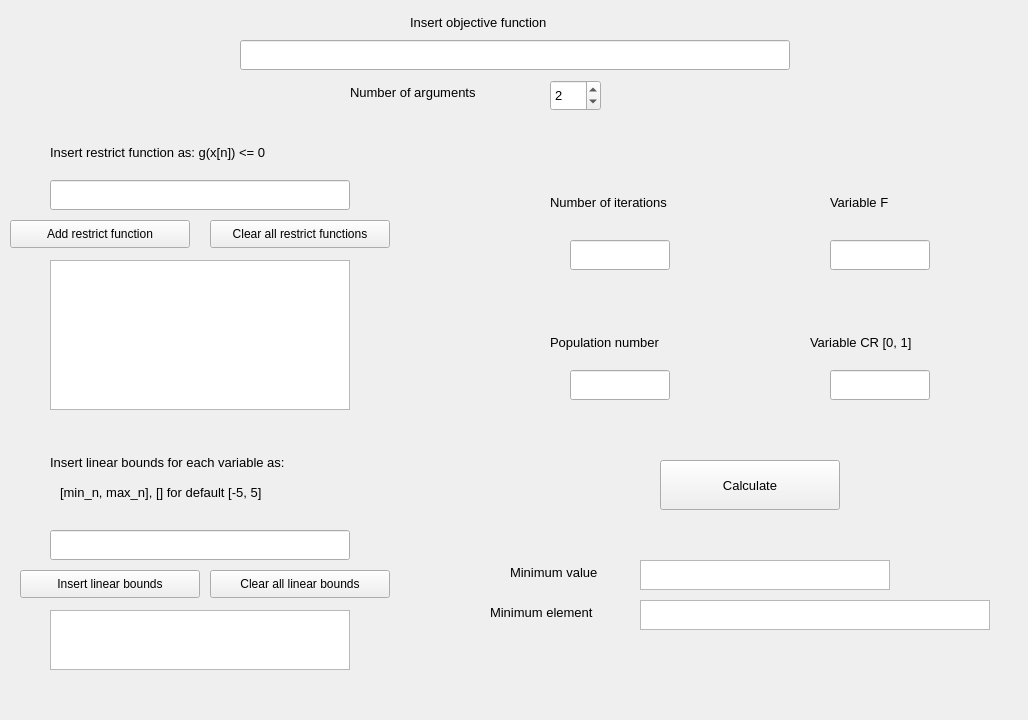
<?xml version="1.0" encoding="UTF-8"?>
<ui version="4.0">
 <class>Form</class>
 <widget class="QWidget" name="Form">
  <property name="geometry">
   <rect>
    <x>0</x>
    <y>0</y>
    <width>1028</width>
    <height>720</height>
   </rect>
  </property>
  <property name="windowTitle">
   <string>Form</string>
  </property>
  <widget class="QPushButton" name="clear_restrict_functions">
   <property name="geometry">
    <rect>
     <x>210</x>
     <y>220</y>
     <width>180</width>
     <height>28</height>
    </rect>
   </property>
   <property name="minimumSize">
    <size>
     <width>180</width>
     <height>0</height>
    </size>
   </property>
   <property name="maximumSize">
    <size>
     <width>180</width>
     <height>16777215</height>
    </size>
   </property>
   <property name="text">
    <string>Clear all restrict functions</string>
   </property>
  </widget>
  <widget class="QLineEdit" name="line_insert_objective_function">
   <property name="geometry">
    <rect>
     <x>240</x>
     <y>40</y>
     <width>550</width>
     <height>30</height>
    </rect>
   </property>
   <property name="minimumSize">
    <size>
     <width>550</width>
     <height>30</height>
    </size>
   </property>
   <property name="maximumSize">
    <size>
     <width>550</width>
     <height>30</height>
    </size>
   </property>
  </widget>
  <widget class="QLabel" name="label_3">
   <property name="geometry">
    <rect>
     <x>50</x>
     <y>140</y>
     <width>300</width>
     <height>25</height>
    </rect>
   </property>
   <property name="minimumSize">
    <size>
     <width>300</width>
     <height>25</height>
    </size>
   </property>
   <property name="maximumSize">
    <size>
     <width>300</width>
     <height>25</height>
    </size>
   </property>
   <property name="font">
    <font>
     <pointsize>10</pointsize>
    </font>
   </property>
   <property name="text">
    <string>Insert restrict function as:  g(x[n]) &lt;= 0</string>
   </property>
  </widget>
  <widget class="QLineEdit" name="line_insert_restrict_function">
   <property name="geometry">
    <rect>
     <x>50</x>
     <y>180</y>
     <width>300</width>
     <height>30</height>
    </rect>
   </property>
   <property name="minimumSize">
    <size>
     <width>300</width>
     <height>30</height>
    </size>
   </property>
   <property name="maximumSize">
    <size>
     <width>300</width>
     <height>30</height>
    </size>
   </property>
  </widget>
  <widget class="QPushButton" name="add_restrict_function">
   <property name="geometry">
    <rect>
     <x>10</x>
     <y>220</y>
     <width>180</width>
     <height>28</height>
    </rect>
   </property>
   <property name="minimumSize">
    <size>
     <width>180</width>
     <height>0</height>
    </size>
   </property>
   <property name="maximumSize">
    <size>
     <width>180</width>
     <height>16777215</height>
    </size>
   </property>
   <property name="text">
    <string>Add restrict function</string>
   </property>
  </widget>
  <widget class="QTextEdit" name="all_restrict_functions">
   <property name="geometry">
    <rect>
     <x>50</x>
     <y>260</y>
     <width>300</width>
     <height>150</height>
    </rect>
   </property>
   <property name="minimumSize">
    <size>
     <width>300</width>
     <height>150</height>
    </size>
   </property>
   <property name="maximumSize">
    <size>
     <width>300</width>
     <height>150</height>
    </size>
   </property>
  </widget>
  <widget class="QTextEdit" name="all_linear_bounds">
   <property name="geometry">
    <rect>
     <x>50</x>
     <y>610</y>
     <width>300</width>
     <height>60</height>
    </rect>
   </property>
   <property name="minimumSize">
    <size>
     <width>300</width>
     <height>60</height>
    </size>
   </property>
   <property name="maximumSize">
    <size>
     <width>300</width>
     <height>60</height>
    </size>
   </property>
  </widget>
  <widget class="QPushButton" name="insert_linear_bounds">
   <property name="geometry">
    <rect>
     <x>20</x>
     <y>570</y>
     <width>180</width>
     <height>28</height>
    </rect>
   </property>
   <property name="minimumSize">
    <size>
     <width>180</width>
     <height>0</height>
    </size>
   </property>
   <property name="maximumSize">
    <size>
     <width>180</width>
     <height>16777215</height>
    </size>
   </property>
   <property name="text">
    <string>Insert linear bounds</string>
   </property>
  </widget>
  <widget class="QLineEdit" name="line_insert_linear_bounds">
   <property name="geometry">
    <rect>
     <x>50</x>
     <y>530</y>
     <width>300</width>
     <height>30</height>
    </rect>
   </property>
   <property name="minimumSize">
    <size>
     <width>300</width>
     <height>30</height>
    </size>
   </property>
   <property name="maximumSize">
    <size>
     <width>300</width>
     <height>30</height>
    </size>
   </property>
  </widget>
  <widget class="QLabel" name="label_4">
   <property name="geometry">
    <rect>
     <x>60</x>
     <y>480</y>
     <width>280</width>
     <height>25</height>
    </rect>
   </property>
   <property name="minimumSize">
    <size>
     <width>280</width>
     <height>25</height>
    </size>
   </property>
   <property name="maximumSize">
    <size>
     <width>280</width>
     <height>25</height>
    </size>
   </property>
   <property name="font">
    <font>
     <pointsize>10</pointsize>
    </font>
   </property>
   <property name="text">
    <string>[min_n, max_n], [] for default [-5, 5]</string>
   </property>
  </widget>
  <widget class="QLabel" name="label_2">
   <property name="geometry">
    <rect>
     <x>50</x>
     <y>450</y>
     <width>310</width>
     <height>25</height>
    </rect>
   </property>
   <property name="minimumSize">
    <size>
     <width>310</width>
     <height>25</height>
    </size>
   </property>
   <property name="maximumSize">
    <size>
     <width>310</width>
     <height>25</height>
    </size>
   </property>
   <property name="font">
    <font>
     <pointsize>10</pointsize>
    </font>
   </property>
   <property name="text">
    <string>Insert linear bounds for each variable as:</string>
   </property>
  </widget>
  <widget class="QLabel" name="label_5">
   <property name="geometry">
    <rect>
     <x>410</x>
     <y>10</y>
     <width>180</width>
     <height>25</height>
    </rect>
   </property>
   <property name="minimumSize">
    <size>
     <width>180</width>
     <height>25</height>
    </size>
   </property>
   <property name="maximumSize">
    <size>
     <width>180</width>
     <height>25</height>
    </size>
   </property>
   <property name="font">
    <font>
     <pointsize>10</pointsize>
    </font>
   </property>
   <property name="text">
    <string>Insert objective function</string>
   </property>
  </widget>
  <widget class="QPushButton" name="clear_linear_bounds">
   <property name="geometry">
    <rect>
     <x>210</x>
     <y>570</y>
     <width>180</width>
     <height>28</height>
    </rect>
   </property>
   <property name="minimumSize">
    <size>
     <width>180</width>
     <height>0</height>
    </size>
   </property>
   <property name="maximumSize">
    <size>
     <width>180</width>
     <height>16777215</height>
    </size>
   </property>
   <property name="text">
    <string>Clear all linear bounds</string>
   </property>
  </widget>
  <widget class="QLabel" name="label_6">
   <property name="geometry">
    <rect>
     <x>550</x>
     <y>190</y>
     <width>160</width>
     <height>25</height>
    </rect>
   </property>
   <property name="minimumSize">
    <size>
     <width>160</width>
     <height>25</height>
    </size>
   </property>
   <property name="maximumSize">
    <size>
     <width>160</width>
     <height>25</height>
    </size>
   </property>
   <property name="font">
    <font>
     <pointsize>10</pointsize>
    </font>
   </property>
   <property name="text">
    <string>Number of iterations</string>
   </property>
  </widget>
  <widget class="QLabel" name="label_7">
   <property name="geometry">
    <rect>
     <x>830</x>
     <y>190</y>
     <width>80</width>
     <height>25</height>
    </rect>
   </property>
   <property name="minimumSize">
    <size>
     <width>80</width>
     <height>25</height>
    </size>
   </property>
   <property name="maximumSize">
    <size>
     <width>80</width>
     <height>25</height>
    </size>
   </property>
   <property name="font">
    <font>
     <pointsize>10</pointsize>
    </font>
   </property>
   <property name="text">
    <string>Variable F</string>
   </property>
  </widget>
  <widget class="QLabel" name="label_8">
   <property name="geometry">
    <rect>
     <x>810</x>
     <y>330</y>
     <width>140</width>
     <height>25</height>
    </rect>
   </property>
   <property name="minimumSize">
    <size>
     <width>140</width>
     <height>25</height>
    </size>
   </property>
   <property name="maximumSize">
    <size>
     <width>140</width>
     <height>25</height>
    </size>
   </property>
   <property name="font">
    <font>
     <pointsize>10</pointsize>
    </font>
   </property>
   <property name="text">
    <string>Variable CR [0, 1]</string>
   </property>
  </widget>
  <widget class="QLineEdit" name="CR_var">
   <property name="geometry">
    <rect>
     <x>830</x>
     <y>370</y>
     <width>100</width>
     <height>30</height>
    </rect>
   </property>
   <property name="minimumSize">
    <size>
     <width>100</width>
     <height>30</height>
    </size>
   </property>
   <property name="maximumSize">
    <size>
     <width>100</width>
     <height>30</height>
    </size>
   </property>
  </widget>
  <widget class="QLabel" name="label_9">
   <property name="geometry">
    <rect>
     <x>550</x>
     <y>330</y>
     <width>160</width>
     <height>25</height>
    </rect>
   </property>
   <property name="minimumSize">
    <size>
     <width>160</width>
     <height>25</height>
    </size>
   </property>
   <property name="maximumSize">
    <size>
     <width>160</width>
     <height>25</height>
    </size>
   </property>
   <property name="font">
    <font>
     <pointsize>10</pointsize>
    </font>
   </property>
   <property name="text">
    <string>Population number</string>
   </property>
  </widget>
  <widget class="QSpinBox" name="number_arg">
   <property name="geometry">
    <rect>
     <x>550</x>
     <y>80</y>
     <width>51</width>
     <height>31</height>
    </rect>
   </property>
   <property name="font">
    <font>
     <pointsize>10</pointsize>
    </font>
   </property>
   <property name="minimum">
    <number>1</number>
   </property>
   <property name="value">
    <number>2</number>
   </property>
  </widget>
  <widget class="QLabel" name="label_10">
   <property name="geometry">
    <rect>
     <x>350</x>
     <y>80</y>
     <width>180</width>
     <height>25</height>
    </rect>
   </property>
   <property name="minimumSize">
    <size>
     <width>180</width>
     <height>25</height>
    </size>
   </property>
   <property name="maximumSize">
    <size>
     <width>180</width>
     <height>25</height>
    </size>
   </property>
   <property name="font">
    <font>
     <pointsize>10</pointsize>
    </font>
   </property>
   <property name="text">
    <string>Number of arguments</string>
   </property>
  </widget>
  <widget class="QPushButton" name="calculate">
   <property name="geometry">
    <rect>
     <x>660</x>
     <y>460</y>
     <width>180</width>
     <height>50</height>
    </rect>
   </property>
   <property name="minimumSize">
    <size>
     <width>180</width>
     <height>50</height>
    </size>
   </property>
   <property name="maximumSize">
    <size>
     <width>180</width>
     <height>50</height>
    </size>
   </property>
   <property name="font">
    <font>
     <pointsize>10</pointsize>
    </font>
   </property>
   <property name="text">
    <string>Calculate</string>
   </property>
  </widget>
  <widget class="QTextEdit" name="min_value">
   <property name="geometry">
    <rect>
     <x>640</x>
     <y>560</y>
     <width>250</width>
     <height>30</height>
    </rect>
   </property>
   <property name="minimumSize">
    <size>
     <width>250</width>
     <height>30</height>
    </size>
   </property>
   <property name="maximumSize">
    <size>
     <width>250</width>
     <height>30</height>
    </size>
   </property>
  </widget>
  <widget class="QTextEdit" name="min_arguments">
   <property name="geometry">
    <rect>
     <x>640</x>
     <y>600</y>
     <width>350</width>
     <height>30</height>
    </rect>
   </property>
   <property name="minimumSize">
    <size>
     <width>350</width>
     <height>30</height>
    </size>
   </property>
   <property name="maximumSize">
    <size>
     <width>350</width>
     <height>30</height>
    </size>
   </property>
  </widget>
  <widget class="QLabel" name="label_11">
   <property name="geometry">
    <rect>
     <x>510</x>
     <y>560</y>
     <width>125</width>
     <height>25</height>
    </rect>
   </property>
   <property name="minimumSize">
    <size>
     <width>125</width>
     <height>25</height>
    </size>
   </property>
   <property name="maximumSize">
    <size>
     <width>125</width>
     <height>25</height>
    </size>
   </property>
   <property name="font">
    <font>
     <pointsize>10</pointsize>
    </font>
   </property>
   <property name="text">
    <string>Minimum value</string>
   </property>
  </widget>
  <widget class="QLabel" name="label_12">
   <property name="geometry">
    <rect>
     <x>490</x>
     <y>600</y>
     <width>140</width>
     <height>25</height>
    </rect>
   </property>
   <property name="minimumSize">
    <size>
     <width>140</width>
     <height>25</height>
    </size>
   </property>
   <property name="maximumSize">
    <size>
     <width>140</width>
     <height>25</height>
    </size>
   </property>
   <property name="font">
    <font>
     <pointsize>10</pointsize>
    </font>
   </property>
   <property name="text">
    <string>Minimum element</string>
   </property>
  </widget>
  <widget class="QLineEdit" name="iteration_number">
   <property name="geometry">
    <rect>
     <x>570</x>
     <y>240</y>
     <width>100</width>
     <height>30</height>
    </rect>
   </property>
   <property name="minimumSize">
    <size>
     <width>100</width>
     <height>30</height>
    </size>
   </property>
   <property name="maximumSize">
    <size>
     <width>100</width>
     <height>30</height>
    </size>
   </property>
  </widget>
  <widget class="QLineEdit" name="population_number">
   <property name="geometry">
    <rect>
     <x>570</x>
     <y>370</y>
     <width>100</width>
     <height>30</height>
    </rect>
   </property>
   <property name="minimumSize">
    <size>
     <width>100</width>
     <height>30</height>
    </size>
   </property>
   <property name="maximumSize">
    <size>
     <width>100</width>
     <height>30</height>
    </size>
   </property>
  </widget>
  <widget class="QLineEdit" name="F_var">
   <property name="geometry">
    <rect>
     <x>830</x>
     <y>240</y>
     <width>100</width>
     <height>30</height>
    </rect>
   </property>
   <property name="minimumSize">
    <size>
     <width>100</width>
     <height>30</height>
    </size>
   </property>
   <property name="maximumSize">
    <size>
     <width>100</width>
     <height>30</height>
    </size>
   </property>
  </widget>
 </widget>
 <resources/>
 <connections>
  <connection>
   <sender>clear_restrict_functions</sender>
   <signal>clicked()</signal>
   <receiver>all_restrict_functions</receiver>
   <slot>clear()</slot>
   <hints>
    <hint type="sourcelabel">
     <x>280</x>
     <y>235</y>
    </hint>
    <hint type="destinationlabel">
     <x>259</x>
     <y>289</y>
    </hint>
   </hints>
  </connection>
  <connection>
   <sender>clear_linear_bounds</sender>
   <signal>clicked()</signal>
   <receiver>all_linear_bounds</receiver>
   <slot>clear()</slot>
   <hints>
    <hint type="sourcelabel">
     <x>309</x>
     <y>570</y>
    </hint>
    <hint type="destinationlabel">
     <x>238</x>
     <y>612</y>
    </hint>
   </hints>
  </connection>
 </connections>
</ui>
